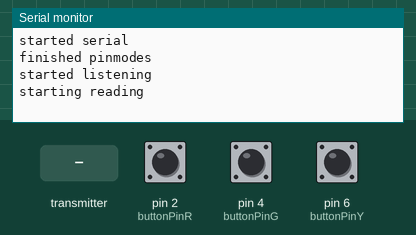
The sketch below on a simulated Arduino Uno, built with avr-gcc and run on an emulated ATmega328P. On the bench: the last lines printed to the serial monitor. Inputs (shaded band) come from the test bench; at power-on: pin 2 (buttonPinR) LOW, pin 4 (buttonPinG) LOW, pin 6 (buttonPinY) LOW. No radio packets arrive unless stated.

Above: at 1.2 s.
1.3 s: the transmitter starts sending sequenceArraySend = 0
At 2.6 s:
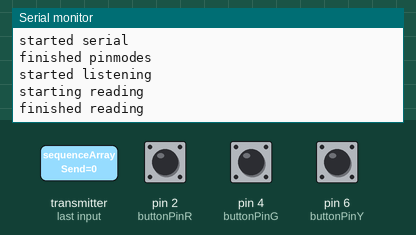
2.9 s: pin 2 (buttonPinR) pulled HIGH for 0.15 s
At 4.6 s:
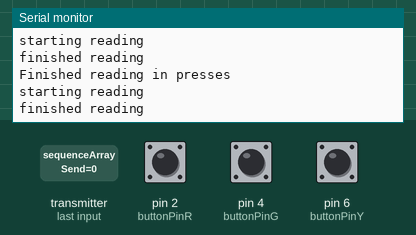

The sketch:

ArduinoPlayer2.ino
```cpp
#include <SoftwareSerial.h>
#include <SPI.h>
#include "RF24.h"
#include "nRF24L01.h"

RF24 radio(9,10);

uint64_t pipes[2] = {0xF0BADA5535, 0xF0B16B00B5}; //reading, writing

void initRadio()
{
  radio.setPALevel(RF24_PA_HIGH);
  //payload size default 32...
  radio.setChannel(10); //we're team 10 :)
  radio.setCRCLength(RF24_CRC_16); //2-byte CRC
  radio.setDataRate(RF24_1MBPS); //1Mbps data rate

  radio.openReadingPipe(0, pipes[0]); //reading pipe
  radio.openWritingPipe(pipes[1]);
}

const int buttonPinR = 2;
const int buttonPinG = 4;
const int buttonPinY = 6;


void setup() {
  // put your setup code here, to run once:
  Serial.begin(9600);
  Serial.println("started serial");

  pinMode(buttonPinR, INPUT);
  pinMode(buttonPinG, INPUT);
  pinMode(buttonPinY, INPUT);

  radio.begin();
  initRadio();
  Serial.println("finished pinmodes");
  radio.startListening();
  Serial.println("started listening");
}

long lastDebounceTimeR = 0;  // the last time the output pin was toggled
long lastDebounceTimeG = 0;
long lastDebounceTimeY = 0;
long debounceDelay = 50;
int buttonStateR = LOW;             // the current reading from the input pin
int buttonStateG = LOW;
int buttonStateY = LOW;
int lastReadingR = LOW;
int lastReadingG = LOW;
int lastReadingY = LOW;


char readButtonR(){
  int reading = digitalRead(buttonPinR);//get what state the button is
  char out = 'a';//the value to return if nothing special happened

  if (reading != lastReadingR) {//We're reading a new state for button
    // reset the debouncing timer
    lastDebounceTimeR = millis();
  }

  if ((millis() - lastDebounceTimeR) > debounceDelay) {//We finally have a stable value
    if (reading != buttonStateR)//Compared to our previous state, we have a flip
    {
      out = 'r';//prepare to toggle the Mini
    }
    buttonStateR = reading;//Make the buttonState the same
  }

  lastReadingR = reading;//make the last state the "current" state
  return out;
}

char readButtonG(){
  int reading = digitalRead(buttonPinG);
  char out = 'a';

  if (reading != lastReadingG) {
    // reset the debouncing timer
    lastDebounceTimeG = millis();
  }

  if ((millis() - lastDebounceTimeG) > debounceDelay) {

    if (reading != buttonStateG)
    {
      out = 'g';
    }
    buttonStateG = reading;
  }

  lastReadingG = reading;
  return out;
}

char readButtonY(){
  int reading = digitalRead(buttonPinY);
  char out = 'a';

  if (reading != lastReadingY) {
    // reset the debouncing timer
    lastDebounceTimeY = millis();
  }

  if ((millis() - lastDebounceTimeY) > debounceDelay) {

    if (reading != buttonStateY)
    {
      out = 'y';
    }
    buttonStateY = reading;
  }

  lastReadingY = reading;
  return out;
}

char sequenceArray [100];
int roundNum = 1;

struct data
{
  char sequenceArraySend [25];
  char result = 'p';
};

data game;

void loop() {
  //reads character sequence for that round
  //checks button sequence
  //sends back 'p'/'n'
  int counter = 0;
  Serial.println("starting reading");
  while(counter < 4) {
    if(radio.available(0)){
      radio.read((char*) &game, sizeof(game));
      for (int j = 0; j < 25; j++){
      sequenceArray[(counter * 25) + j] = game.sequenceArraySend[j];
      }
      counter++;
    }
  }
    Serial.println("finished reading");

    int countPresses = 0;

    char userAnswer[roundNum];

    while (countPresses < roundNum)
    {

      if(readButtonR() == 'r' && buttonStateR == HIGH)
      {
          userAnswer[countPresses] = 'r';
          countPresses++;
      }
      if(readButtonG() == 'g' && buttonStateG == HIGH)
      {
          userAnswer[countPresses] = 'g';
          countPresses++;
      }
      if(readButtonY() == 'y' && buttonStateY == HIGH)
      {
        userAnswer[countPresses] = 'y';
        countPresses++;
      }
    }

    Serial.println("Finished reading in presses");
    bool answerCorrect = true;
    for (int i = 0; i<roundNum; i++)
    {
      if (sequenceArray[i] != userAnswer[i])
      {
        answerCorrect = false;
      }
    }

    if (answerCorrect)
    {
      game.result = 'p';
      roundNum++;
    }
    else
    {
      game.result = 'n';
      roundNum = 1;
    }
    radio.stopListening();

    radio.write((char*) &game, sizeof(game));
    radio.startListening();

}
```

Measured:
- after the input at 1.3 s, the serial monitor: prints a new line after 0.15 s (image 1)
- after the input at 2.9 s, the serial monitor: prints a new line after 0.05 s (image 2)
